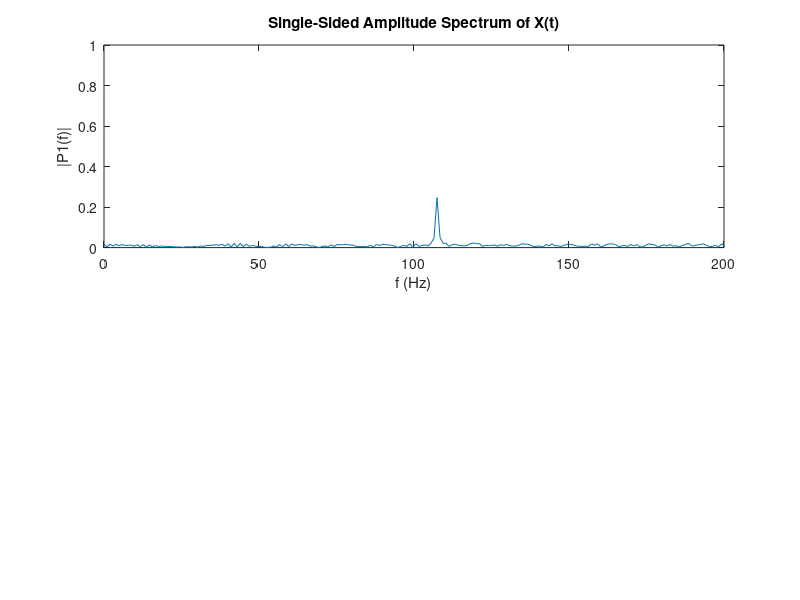
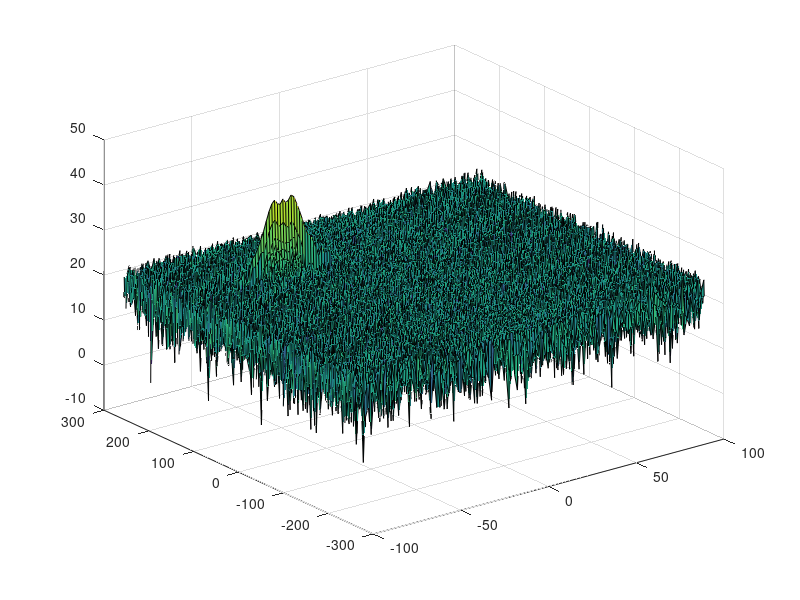

Here is the MATLAB script that generated these plots, in order: (Note: this script raises an error after producing the figures.)
clear all
clc;

%% Radar Specifications 
%%%%%%%%%%%%%%%%%%%%%%%%%%%
% Frequency of operation = 77GHz
% Max Range = 200m
% Range Resolution = 1 m
% Max Velocity = 100 m/s
%%%%%%%%%%%%%%%%%%%%%%%%%%%
Max_Range = 200;
Range_Resolution = 1;
Max_Velocity = 70;
velocity_Resolution = 3;
c = 3e8;
%% User Defined Range and Velocity of target
% *%TODO* :
% define the target's initial position and velocity. Note : Velocity
% remains contant

R = 110;  % Initial distance of the target
v = -50;
%% FMCW Waveform Generation

% *%TODO* :
%Design the FMCW waveform by giving the specs of each of its parameters.
% Calculate the Bandwidth (B), Chirp Time (Tchirp) and Slope (slope) of the FMCW
% chirp using the requirements above.
%the Bsweep of chirp for 1 m resolution
B = c/(2*Range_Resolution);

% Calculate the chirp time based on the Radar's Max Range
Tchirp = 5.5*2*Max_Range/c;

%  define the frequency shifts 
slope = B / Tchirp;


%Operating carrier frequency of Radar 
fc= 77e9;             %carrier 	

                                                          
%The number of chirps in one sequence. Its ideal to have 2^ value for the ease of running the FFT
%for Doppler Estimation. 
Nd=128;                   % #of doppler cells OR #of sent periods % number of chirps

%The number of samples on each chirp. 
Nr=1024;                  %for length of time OR # of range cells

% Timestamp for running the displacement scenario for every sample on each
% chirp
t=linspace(0,Nd*Tchirp,Nr*Nd); %total time for samples


%Creating the vectors for Tx, Rx and Mix based on the total samples input.
Tx=zeros(1,length(t)); %transmitted signal
Rx=zeros(1,length(t)); %received signal
Mix = zeros(1,length(t)); %beat signal

%Similar vectors for range_covered and time delay.
r_t=zeros(1,length(t));
td=zeros(1,length(t));


%% Signal generation and Moving Target simulation
% Running the radar scenario over the time. 

for i=1:length(t)         
    % *%TODO* :
    %For each time stamp update the Range of the Target for constant velocity. 
    r_t(i) = v*t(i) + R; 
    td(i) = 2 * r_t(i)/c;
    
    % *%TODO* :
    %For each time sample we need update the transmitted and
    %received signal. 
    Tx(i) = cos(2*pi*(fc * t(i) + slope*(t(i)^2)/2));
    dt = t(i) - td(i);
    Rx(i) = cos(2*pi*(fc * dt + slope*(dt^2)/2));
    
    % *%TODO* :
    %Now by mixing the Transmit and Receive generate the beat signal
    %This is done by element wise matrix multiplication of Transmit and
    %Receiver Signal
    Mix(i) = Tx(i) .* Rx(i);
end

%% RANGE MEASUREMENT

 % *%TODO* :
%reshape the vector into Nr*Nd array. Nr and Nd here would also define the size of
%Range and Doppler FFT respectively.
X = reshape(Mix,[Nr,Nd]);
Fs = 1000;            % Sampling frequency                    
% *%TODO* :
%run the FFT on the beat signal along the range bins dimension (Nr) and
%normalize.
signal_fft = fft(X(:,1));

% *%TODO* :
% Take the absolute value of FFT output
signal_fft = abs(signal_fft/Nr);

% *%TODO* : 
% Output of FFT is double sided signal, but we are interested in only one side of the spectrum.
% Hence we throw out half of the samples.
P1 = signal_fft(1:Nr/2+1);

%plotting the range
figure ('Name','Range from First FFT')
subplot(2,1,1)

 % *%TODO* :
 % plot FFT output 
f = Fs*(0:(Nr/2))/Nr;
plot(f,P1) 
title('Single-Sided Amplitude Spectrum of X(t)')
xlabel('f (Hz)')
ylabel('|P1(f)|')
axis ([0 200 0 1]);



%% RANGE DOPPLER RESPONSE
% The 2D FFT implementation is already provided here. This will run a 2DFFT
% on the mixed signal (beat signal) output and generate a range doppler
% map.You will implement CFAR on the generated RDM


% Range Doppler Map Generation.

% The output of the 2D FFT is an image that has reponse in the range and
% doppler FFT bins. So, it is important to convert the axis from bin sizes
% to range and doppler based on their Max values.

Mix=reshape(Mix,[Nr,Nd]);

% 2D FFT using the FFT size for both dimensions.
sig_fft2 = fft2(Mix,Nr,Nd);

% Taking just one side of signal from Range dimension.
sig_fft2 = sig_fft2(1:Nr/2,1:Nd);
sig_fft2 = fftshift (sig_fft2);
RDM = abs(sig_fft2);
RDM = 10*log10(RDM) ;

%use the surf function to plot the output of 2DFFT and to show axis in both
%dimensions
doppler_axis = linspace(-100,100,Nd);
range_axis = linspace(-200,200,Nr/2)*((Nr/2)/400);
figure,surf(doppler_axis,range_axis,RDM);

%% CFAR implementation

%Slide Window through the complete Range Doppler Map

% *%TODO* :
%Select the number of Training Cells in both the dimensions.
Tr = 10;
Td = 8;
% *%TODO* :
%Select the number of Guard Cells in both dimensions around the Cell under 
%test (CUT) for accurate estimation
Gr = 4;
Gd = 4;
% *%TODO* :
% offset the threshold by SNR value in dB
threshold = 6;
offset = 6;

% *%TODO* :
%Create a vector to store noise_level for each iteration on training cells
noise_level = zeros(1,1);

% *%TODO* :
%design a loop such that it slides the CUT across range doppler map by
%giving margins at the edges for Training and Guard Cells.
%For every iteration sum the signal level within all the training
%cells. To sum convert the value from logarithmic to linear using db2pow
%function. Average the summed values for all of the training
%cells used. After averaging convert it back to logarithimic using pow2db.
%Further add the offset to it to determine the threshold. Next, compare the
%signal under CUT with this threshold. If the CUT level > threshold assign
%it a value of 1, else equate it to 0.
CFAR = zeros(size(RDM));
for i = 1+Gr+Tr:Nr/2-(Gr+Tr)
    for j = 1+Gd+Td:Nd-(Gd+Td)
        
   % Use RDM[x,y] as the matrix from the output of 2D FFT for implementing
   % CFAR
       lenR = Gr + Tr;
       lenD = Gd + Td;
%        disp([i,j,j-Gd,j+Gd, i-Gr, i+Gr]);
       Gwindow = sum(db2pow(RDM(i-Gr:i+Gr,j-Gd:j+Gd)),'all');
       Twindow = sum(db2pow(RDM(i-lenR:i+lenR,j-lenD:j+lenD)),'all');
     
       noise_threshold = pow2db((Twindow - Gwindow)/((2*lenR+1)*(2*lenD+1)- (2*Gr+1)*(2*Gd+1)));
       noise_threshold = noise_threshold + offset;
       % 6. Measuring the signal within the CUT
        CUT = RDM(i,j);

        % 8. Filter the signal above the threshold
        if noise_threshold < CUT
            CFAR(i,j) = 1.0;
        end
   end
end
   
% *%TODO* :
% The process above will generate a thresholded block, which is smaller 
%than the Range Doppler Map as the CUT cannot be located at the edges of
%matrix. Hence,few cells will not be thresholded. To keep the map size same
% set those values to 0. 
 

% *%TODO* :
%display the CFAR output using the Surf function like we did for Range
%Doppler Response output.
figure,surf(doppler_axis,range_axis,CFAR);
colorbar;